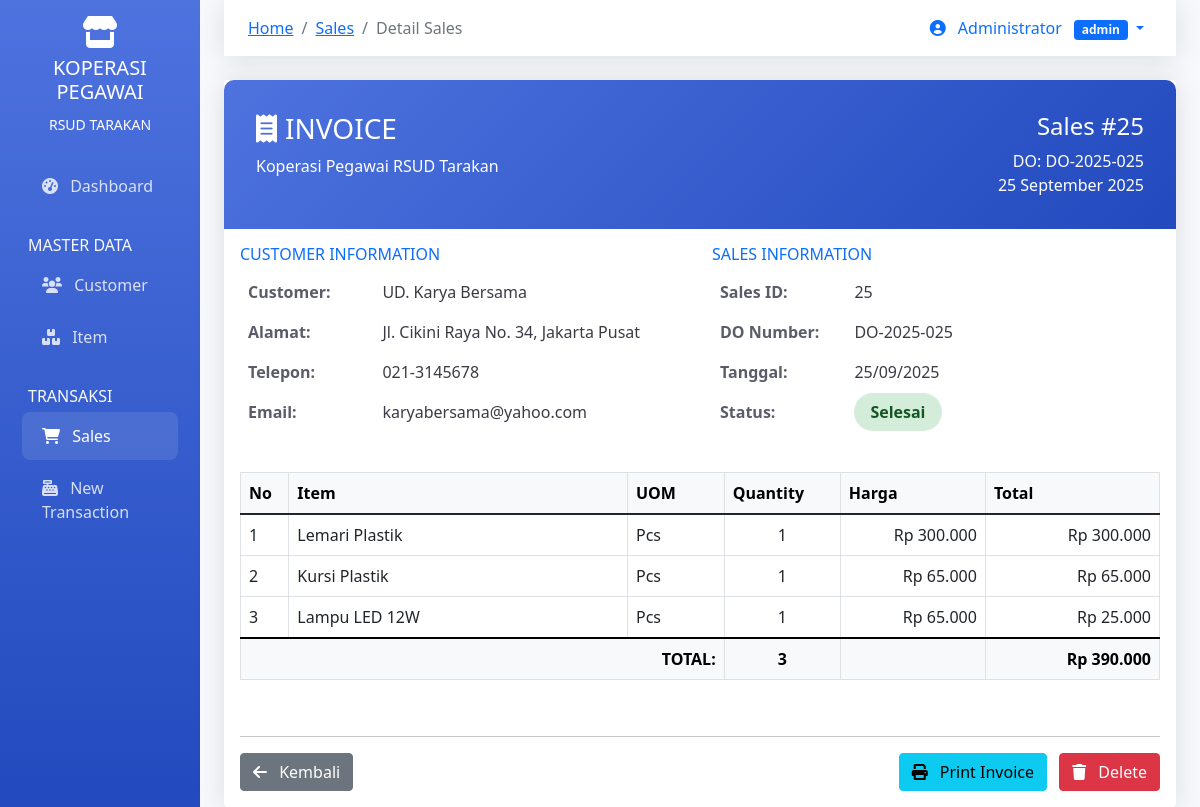
Page /modules/sales/view.php?id=25 (signed in) on the committed database.
### tables this page shows
CREATE TABLE petugas (
    id_user INT PRIMARY KEY AUTO_INCREMENT,
    nama_user VARCHAR(100) NOT NULL,
    username VARCHAR(50) NOT NULL UNIQUE,
    password VARCHAR(255) NOT NULL,
    level INT NOT NULL,
    created_at TIMESTAMP DEFAULT CURRENT_TIMESTAMP,
    FOREIGN KEY (level) REFERENCES level(id_level)
);

CREATE TABLE level (
    id_level INT PRIMARY KEY AUTO_INCREMENT,
    level VARCHAR(50) NOT NULL UNIQUE
);

CREATE TABLE sales (
    id_sales INT PRIMARY KEY AUTO_INCREMENT,
    tgl_sales DATE NOT NULL,
    id_customer INT NOT NULL,
    do_number VARCHAR(50) UNIQUE,
    status ENUM('pending', 'completed', 'cancelled') DEFAULT 'pending',
    total_amount DECIMAL(15,2) DEFAULT 0,
    created_at TIMESTAMP DEFAULT CURRENT_TIMESTAMP,
    FOREIGN KEY (id_customer) REFERENCES customer(id_customer)
);

CREATE TABLE customer (
    id_customer INT PRIMARY KEY AUTO_INCREMENT,
    nama_customer VARCHAR(100) NOT NULL,
    alamat TEXT,
    telp VARCHAR(20),
    fax VARCHAR(20),
    email VARCHAR(100),
    created_at TIMESTAMP DEFAULT CURRENT_TIMESTAMP
);

CREATE TABLE transaction (
    id_transaction INT PRIMARY KEY AUTO_INCREMENT,
    id_sales INT NOT NULL,
    id_item INT NOT NULL,
    quantity INT NOT NULL,
    price DECIMAL(15,2) NOT NULL,
    amount DECIMAL(15,2) NOT NULL,
    created_at TIMESTAMP DEFAULT CURRENT_TIMESTAMP,
    FOREIGN KEY (id_sales) REFERENCES sales(id_sales) ON DELETE CASCADE,
    FOREIGN KEY (id_item) REFERENCES item(id_item)
);

CREATE TABLE item (
    id_item INT PRIMARY KEY AUTO_INCREMENT,
    nama_item VARCHAR(100) NOT NULL,
    uom VARCHAR(20) NOT NULL,  
    harga_beli DECIMAL(15,2) NOT NULL,
    harga_jual DECIMAL(15,2) NOT NULL,
    stok INT DEFAULT 0,
    created_at TIMESTAMP DEFAULT CURRENT_TIMESTAMP
);

### modules/sales/view.php (the view, shortened to what the rows shown need)
<?php
require_once __DIR__ . '/../../classes/Auth.php';
require_once __DIR__ . '/../../classes/Sales.php';
$auth = new Auth();
$auth->requireLogin();
$sales = new Sales();
$user = $auth->getCurrentUser();
$id = $_GET['id'] ?? 0;
$salesDetail = $sales->getSalesDetail($id);
$salesData = $salesDetail['sales'];
$transactions = $salesDetail['transactions'];
?>
<!DOCTYPE html>
<html lang="id">
<head>
    <link href="https://cdn.jsdelivr.net/npm/bootstrap@5.1.3/dist/css/bootstrap.min.css" rel="stylesheet">
    <link href="https://cdnjs.cloudflare.com/ajax/libs/font-awesome/6.0.0/css/all.min.css" rel="stylesheet">
</head>
<body>
    <div class="container-fluid">
        <div class="row">
            <main class="col-md-9 ms-sm-auto col-lg-10 px-md-4 main-content">
                <nav class="navbar navbar-expand-lg navbar-custom mb-4">
                    <div class="container-fluid">
                        <div class="collapse navbar-collapse" id="navbarNav">
                            <ul class="navbar-nav ms-auto">
                                <li class="nav-item dropdown">
                                    <a class="nav-link dropdown-toggle" href="#" id="navbarDropdown" role="button" data-bs-toggle="dropdown">
                                        <i class="fas fa-user-circle me-2"></i>
                                        <?= htmlspecialchars($user['nama_user']) ?>
                                        <span class="badge bg-primary ms-2"><?= htmlspecialchars($user['level_name']) ?></span>
                                    </a>
                                </li>
                            </ul>
                        </div>
                    </div>
                </nav>
                <div class="card">
                    <div class="invoice-header">
                        <div class="row">
                            <div class="col-md-6 text-end">
                                <h4>Sales #<?= htmlspecialchars($salesData['id_sales']) ?></h4>
                                <p class="mb-0">DO: <?= htmlspecialchars($salesData['do_number'] ?: '-') ?></p>
                                <p class="mb-0"><?= date('d F Y', strtotime($salesData['tgl_sales'])) ?></p>
                            </div>
                        </div>
                    </div>
                    <div class="card-body">
                        <div class="row mb-4">
                            <div class="col-md-6">
                                <table class="table table-borderless">
                                    <tr>
                                        <td class="info-label" width="30%">Customer:</td>
                                        <td class="info-value"><?= htmlspecialchars($salesData['nama_customer']) ?></td>
                                    </tr>
                                    <tr>
                                        <td class="info-label">Alamat:</td>
                                        <td class="info-value"><?= htmlspecialchars($salesData['alamat'] ?: '-') ?></td>
                                    </tr>
                                    <tr>
                                        <td class="info-label">Telepon:</td>
                                        <td class="info-value"><?= htmlspecialchars($salesData['telp'] ?: '-') ?></td>
                                    </tr>
                                    <tr>
                                        <td class="info-label">Email:</td>
                                        <td class="info-value"><?= htmlspecialchars($salesData['email'] ?: '-') ?></td>
                                    </tr>
                                </table>
                            </div>
                            <div class="col-md-6">
                                <table class="table table-borderless">
                                    <tr>
                                        <td class="info-label" width="30%">Sales ID:</td>
                                        <td class="info-value"><?= htmlspecialchars($salesData['id_sales']) ?></td>
                                    </tr>
                                    <tr>
                                        <td class="info-label">DO Number:</td>
                                        <td class="info-value"><?= htmlspecialchars($salesData['do_number'] ?: '-') ?></td>
                                    </tr>
                                    <tr>
                                        <td class="info-label">Tanggal:</td>
                                        <td class="info-value"><?= date('d/m/Y', strtotime($salesData['tgl_sales'])) ?></td>
                                    </tr>
                                    <tr>
                                        <td class="info-value">
                                            <?php
                                            $statusClass = 'status-pending';
                                            $statusText = 'Pending';
                                            switch($salesData['status']) {
                                                case 'completed':
                                                    $statusClass = 'status-completed';
                                                    $statusText = 'Selesai';
                                                    break;
                                            }
                                            ?>
                                            <span class="status-badge <?= $statusClass ?>"><?= $statusText ?></span>
                                        </td>
                                    </tr>
                                </table>
                            </div>
                        </div>
                        <div class="table-responsive">
                            <table class="table table-bordered">
                                <thead class="table-light">
                                    <tr>
                                        <th width="5%">No</th>
                                        <th width="35%">Item</th>
                                        <th width="10%">UOM</th>
                                        <th width="12%">Quantity</th>
                                        <th width="15%">Harga</th>
                                        <th width="18%">Total</th>
                                    </tr>
                                </thead>
                                <tbody>
                                    <?php
                                    $grandTotal = 0;
                                    $totalQuantity = 0;
                                    ?>
                                    <?php foreach ($transactions as $index => $trans): ?>
                                    <tr>
                                        <td><?= $index + 1 ?></td>
                                        <td><?= htmlspecialchars($trans['nama_item']) ?></td>
                                        <td><?= htmlspecialchars($trans['uom']) ?></td>
                                        <td class="text-center"><?= $trans['quantity'] ?></td>
                                        <td class="text-end">Rp <?= number_format($trans['price'], 0, ',', '.') ?></td>
                                        <td class="text-end">Rp <?= number_format($trans['amount'], 0, ',', '.') ?></td>
                                    </tr>
                                    <?php
                                    $grandTotal += $trans['amount'];
                                    $totalQuantity += $trans['quantity'];
                                    ?>
                                    <?php endforeach; ?>
                                </tbody>
                                <tfoot class="table-light">
                                    <tr>
                                        <th colspan="3" class="text-end">TOTAL:</th>
                                        <th class="text-center"><?= $totalQuantity ?></th>
                                        <th></th>
                                        <th class="text-end">Rp <?= number_format($grandTotal, 0, ',', '.') ?></th>
                                    </tr>
                                </tfoot>
                            </table>
                        </div>
                    </div>
                </div>
            </main>
        </div>
    </div>
</body>
</html>

### rows in the picture
petugas: nama_user "Administrator", level.level "admin"
sales: id_sales "25", do_number "DO-2025-025", tgl_sales "25 September 2025", id_customer.nama_customer "UD. Karya Bersama", id_customer.alamat "Jl. Cikini Raya No. 34, Jakarta Pusat", id_customer.telp "021-3145678", id_customer.email "karyabersama@yahoo.com", tgl_sales "25/09/2025", status "Selesai"
transaction: id_item.nama_item "Lemari Plastik", id_item.uom "Pcs", quantity "1", price "300.000", amount "300.000"
transaction: id_item.nama_item "Kursi Plastik", id_item.uom "Pcs", quantity "1", price "65.000", amount "65.000"
transaction: id_item.nama_item "Lampu LED 12W", id_item.uom "Pcs", quantity "1", price "65.000", amount "25.000"

### other values in the picture
$totalQuantity "3"
$grandTotal "390.000"
